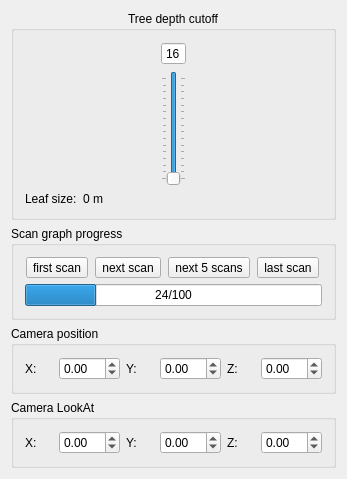
<?xml version="1.0" encoding="UTF-8"?>
<ui version="4.0">
 <class>ViewerSettingsPanelClass</class>
 <widget class="QWidget" name="ViewerSettingsPanelClass">
  <property name="geometry">
   <rect>
    <x>0</x>
    <y>0</y>
    <width>347</width>
    <height>479</height>
   </rect>
  </property>
  <property name="sizePolicy">
   <sizepolicy hsizetype="Preferred" vsizetype="Preferred">
    <horstretch>0</horstretch>
    <verstretch>0</verstretch>
   </sizepolicy>
  </property>
  <property name="windowTitle">
   <string>ViewerSettingsPanel</string>
  </property>
  <layout class="QVBoxLayout" name="verticalLayout_2">
   <item>
    <widget class="QGroupBox" name="groupBox_2">
     <property name="sizePolicy">
      <sizepolicy hsizetype="Minimum" vsizetype="MinimumExpanding">
       <horstretch>0</horstretch>
       <verstretch>0</verstretch>
      </sizepolicy>
     </property>
     <property name="title">
      <string>Tree depth cutoff</string>
     </property>
     <property name="alignment">
      <set>Qt::AlignHCenter|Qt::AlignTop</set>
     </property>
     <property name="flat">
      <bool>false</bool>
     </property>
     <property name="checkable">
      <bool>false</bool>
     </property>
     <layout class="QVBoxLayout" name="verticalLayout_3">
      <item>
       <layout class="QGridLayout" name="gridLayout">
        <item row="0" column="0">
         <widget class="QSpinBox" name="treeDepth">
          <property name="minimumSize">
           <size>
            <width>4</width>
            <height>0</height>
           </size>
          </property>
          <property name="maximumSize">
           <size>
            <width>16777196</width>
            <height>16777215</height>
           </size>
          </property>
          <property name="readOnly">
           <bool>false</bool>
          </property>
          <property name="buttonSymbols">
           <enum>QAbstractSpinBox::NoButtons</enum>
          </property>
          <property name="minimum">
           <number>1</number>
          </property>
          <property name="maximum">
           <number>16</number>
          </property>
          <property name="value">
           <number>16</number>
          </property>
         </widget>
        </item>
        <item row="1" column="0">
         <widget class="QSlider" name="treeDepthSlider">
          <property name="minimumSize">
           <size>
            <width>0</width>
            <height>75</height>
           </size>
          </property>
          <property name="maximumSize">
           <size>
            <width>16777215</width>
            <height>500</height>
           </size>
          </property>
          <property name="minimum">
           <number>1</number>
          </property>
          <property name="maximum">
           <number>16</number>
          </property>
          <property name="pageStep">
           <number>1</number>
          </property>
          <property name="value">
           <number>16</number>
          </property>
          <property name="orientation">
           <enum>Qt::Vertical</enum>
          </property>
          <property name="invertedAppearance">
           <bool>true</bool>
          </property>
          <property name="invertedControls">
           <bool>true</bool>
          </property>
          <property name="tickPosition">
           <enum>QSlider::TicksBothSides</enum>
          </property>
          <property name="tickInterval">
           <number>1</number>
          </property>
         </widget>
        </item>
       </layout>
      </item>
      <item>
       <layout class="QFormLayout" name="formLayout">
        <property name="sizeConstraint">
         <enum>QLayout::SetMinimumSize</enum>
        </property>
        <item row="0" column="0">
         <widget class="QLabel" name="leafSizeLabel">
          <property name="text">
           <string>Leaf size:</string>
          </property>
         </widget>
        </item>
        <item row="0" column="1">
         <widget class="QLabel" name="leafSize">
          <property name="text">
           <string>0 m</string>
          </property>
          <property name="textFormat">
           <enum>Qt::PlainText</enum>
          </property>
         </widget>
        </item>
       </layout>
      </item>
     </layout>
    </widget>
   </item>
   <item>
    <widget class="QGroupBox" name="groupBox">
     <property name="title">
      <string>Scan graph progress</string>
     </property>
     <layout class="QVBoxLayout" name="verticalLayout_5">
      <item>
       <layout class="QHBoxLayout" name="horizontalLayout">
        <item>
         <widget class="QToolButton" name="firstScanButton">
          <property name="toolTip">
           <string>first scan</string>
          </property>
          <property name="text">
           <string>first scan</string>
          </property>
          <property name="icon">
           <iconset>
            <normaloff>:/icons/media-skip-backward.png</normaloff>:/icons/media-skip-backward.png</iconset>
          </property>
         </widget>
        </item>
        <item>
         <widget class="QToolButton" name="nextScanButton">
          <property name="toolTip">
           <string>next scan</string>
          </property>
          <property name="text">
           <string>next scan</string>
          </property>
          <property name="icon">
           <iconset>
            <normaloff>:/icons/media-playback-start.png</normaloff>:/icons/media-playback-start.png</iconset>
          </property>
         </widget>
        </item>
        <item>
         <widget class="QToolButton" name="fastFwdScanButton">
          <property name="toolTip">
           <string>next 5 scans</string>
          </property>
          <property name="text">
           <string>next 5 scans</string>
          </property>
          <property name="icon">
           <iconset>
            <normaloff>:/icons/media-seek-forward.png</normaloff>:/icons/media-seek-forward.png</iconset>
          </property>
         </widget>
        </item>
        <item>
         <widget class="QToolButton" name="lastScanButton">
          <property name="toolTip">
           <string>last scan</string>
          </property>
          <property name="text">
           <string>last scan</string>
          </property>
          <property name="icon">
           <iconset>
            <normaloff>:/icons/media-skip-forward.png</normaloff>:/icons/media-skip-forward.png</iconset>
          </property>
         </widget>
        </item>
       </layout>
      </item>
      <item>
       <layout class="QVBoxLayout" name="verticalLayout_4">
        <item>
         <widget class="QProgressBar" name="scanProgressBar">
          <property name="value">
           <number>24</number>
          </property>
          <property name="textVisible">
           <bool>true</bool>
          </property>
          <property name="invertedAppearance">
           <bool>false</bool>
          </property>
          <property name="format">
           <string>%v/%m</string>
          </property>
         </widget>
        </item>
       </layout>
      </item>
     </layout>
    </widget>
   </item>
   <item>
    <widget class="QGroupBox" name="groupBox_3">
     <property name="title">
      <string>Camera position</string>
     </property>
     <layout class="QVBoxLayout" name="verticalLayout_6">
      <item>
       <layout class="QHBoxLayout" name="horizontalLayout_2">
        <item>
         <widget class="QLabel" name="label">
          <property name="text">
           <string>X:</string>
          </property>
         </widget>
        </item>
        <item>
         <widget class="QDoubleSpinBox" name="posX">
          <property name="minimum">
           <double>-99.000000000000000</double>
          </property>
          <property name="singleStep">
           <double>0.500000000000000</double>
          </property>
         </widget>
        </item>
        <item>
         <widget class="QLabel" name="label_2">
          <property name="text">
           <string>Y:</string>
          </property>
         </widget>
        </item>
        <item>
         <widget class="QDoubleSpinBox" name="posY">
          <property name="minimum">
           <double>-99.000000000000000</double>
          </property>
          <property name="singleStep">
           <double>0.500000000000000</double>
          </property>
         </widget>
        </item>
        <item>
         <widget class="QLabel" name="label_3">
          <property name="text">
           <string>Z:</string>
          </property>
         </widget>
        </item>
        <item>
         <widget class="QDoubleSpinBox" name="posZ">
          <property name="minimum">
           <double>-99.000000000000000</double>
          </property>
          <property name="singleStep">
           <double>0.500000000000000</double>
          </property>
         </widget>
        </item>
       </layout>
      </item>
     </layout>
    </widget>
   </item>
   <item>
    <widget class="QGroupBox" name="groupBox_4">
     <property name="title">
      <string>Camera LookAt</string>
     </property>
     <layout class="QVBoxLayout" name="verticalLayout">
      <item>
       <layout class="QHBoxLayout" name="horizontalLayout_3">
        <item>
         <widget class="QLabel" name="label_6">
          <property name="text">
           <string>X:</string>
          </property>
         </widget>
        </item>
        <item>
         <widget class="QDoubleSpinBox" name="lookX">
          <property name="minimum">
           <double>-99.000000000000000</double>
          </property>
          <property name="singleStep">
           <double>0.500000000000000</double>
          </property>
         </widget>
        </item>
        <item>
         <widget class="QLabel" name="label_5">
          <property name="text">
           <string>Y:</string>
          </property>
         </widget>
        </item>
        <item>
         <widget class="QDoubleSpinBox" name="lookY">
          <property name="minimum">
           <double>-99.000000000000000</double>
          </property>
          <property name="singleStep">
           <double>0.500000000000000</double>
          </property>
         </widget>
        </item>
        <item>
         <widget class="QLabel" name="label_4">
          <property name="text">
           <string>Z:</string>
          </property>
         </widget>
        </item>
        <item>
         <widget class="QDoubleSpinBox" name="lookZ">
          <property name="minimum">
           <double>-99.000000000000000</double>
          </property>
          <property name="singleStep">
           <double>0.500000000000000</double>
          </property>
         </widget>
        </item>
       </layout>
      </item>
     </layout>
    </widget>
   </item>
  </layout>
 </widget>
 <layoutdefault spacing="6" margin="11"/>
 <resources>
  <include location="icons.qrc"/>
 </resources>
 <connections>
  <connection>
   <sender>treeDepthSlider</sender>
   <signal>sliderMoved(int)</signal>
   <receiver>treeDepth</receiver>
   <slot>setValue(int)</slot>
   <hints>
    <hint type="sourcelabel">
     <x>150</x>
     <y>89</y>
    </hint>
    <hint type="destinationlabel">
     <x>241</x>
     <y>89</y>
    </hint>
   </hints>
  </connection>
  <connection>
   <sender>treeDepth</sender>
   <signal>valueChanged(int)</signal>
   <receiver>treeDepthSlider</receiver>
   <slot>setValue(int)</slot>
   <hints>
    <hint type="sourcelabel">
     <x>246</x>
     <y>99</y>
    </hint>
    <hint type="destinationlabel">
     <x>94</x>
     <y>90</y>
    </hint>
   </hints>
  </connection>
 </connections>
</ui>
